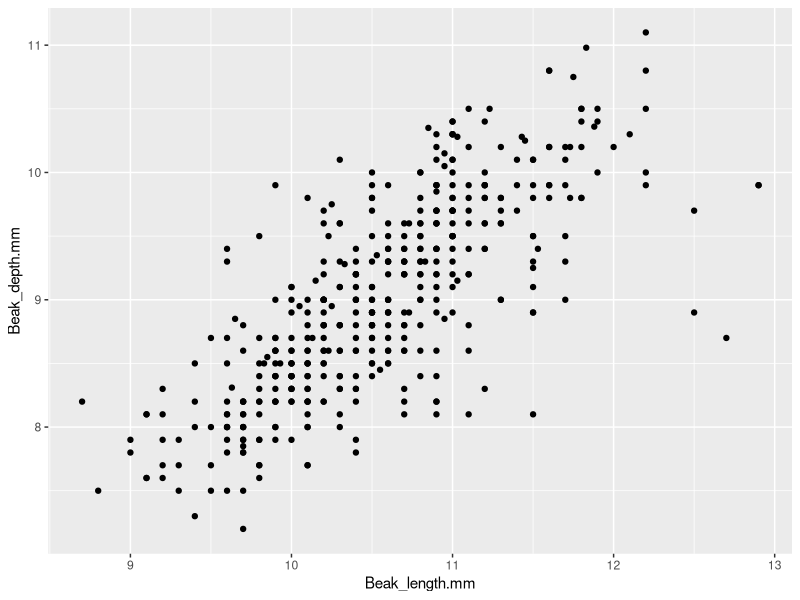
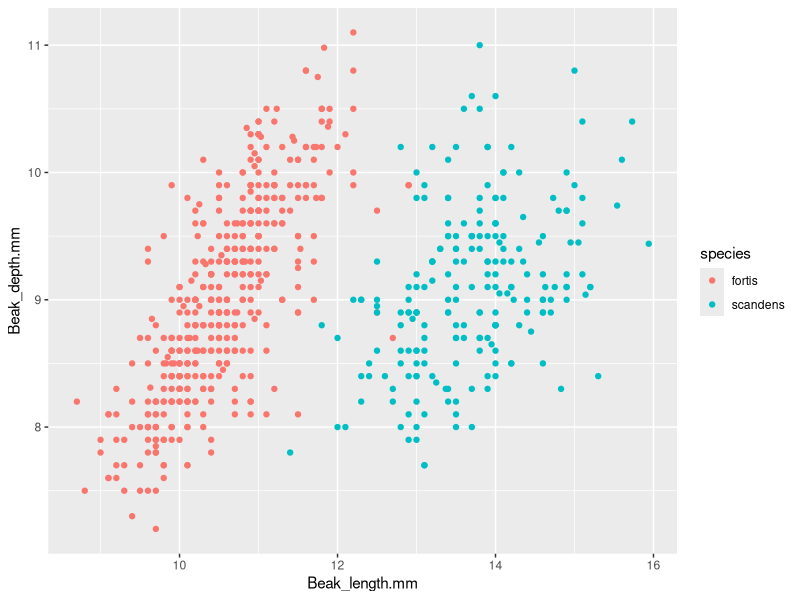
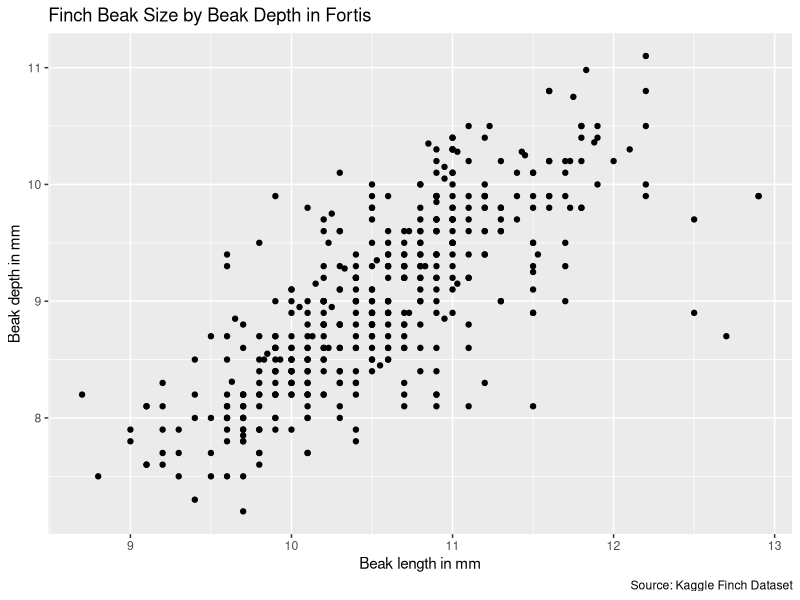
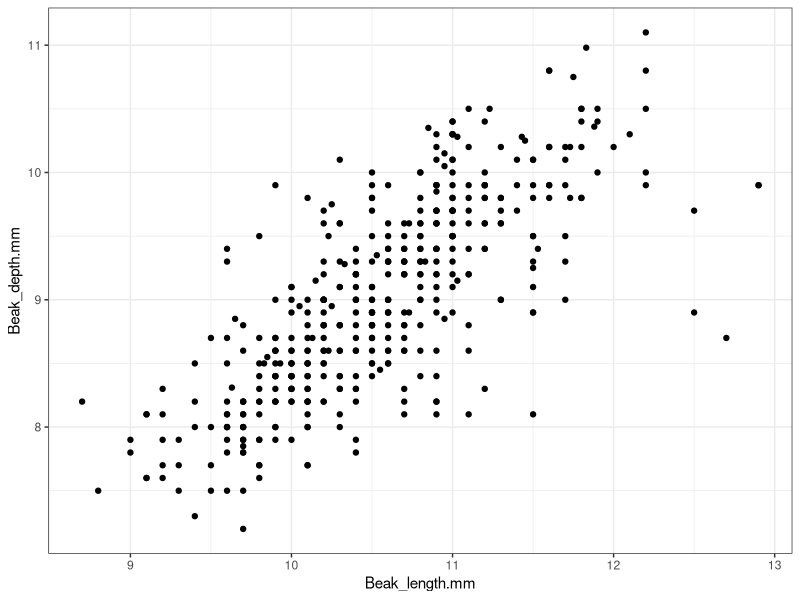
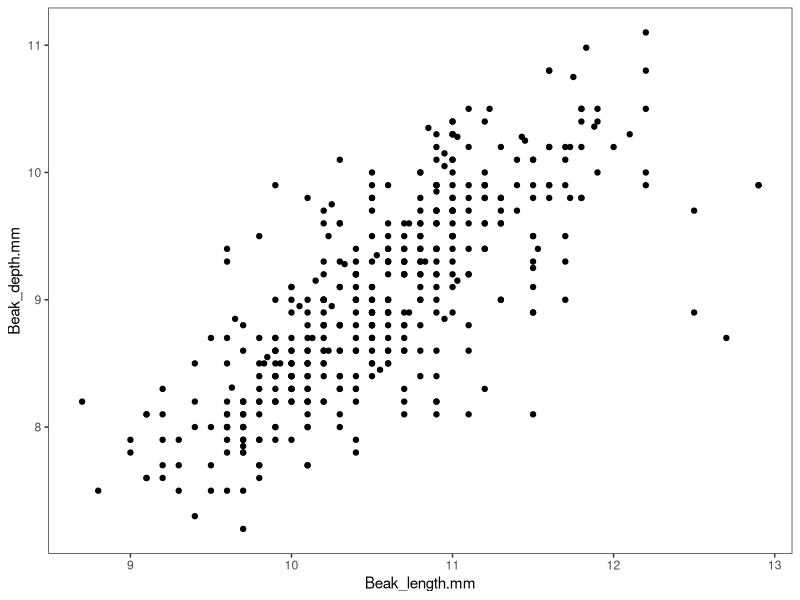
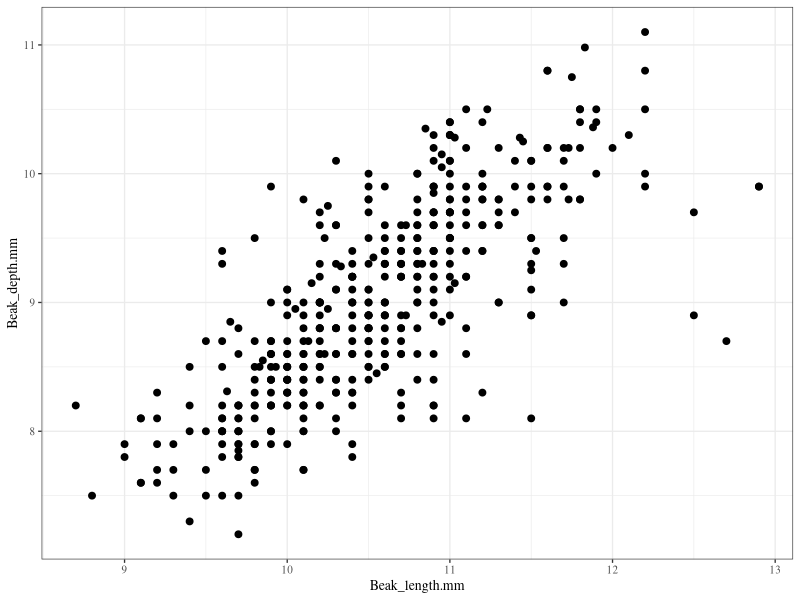
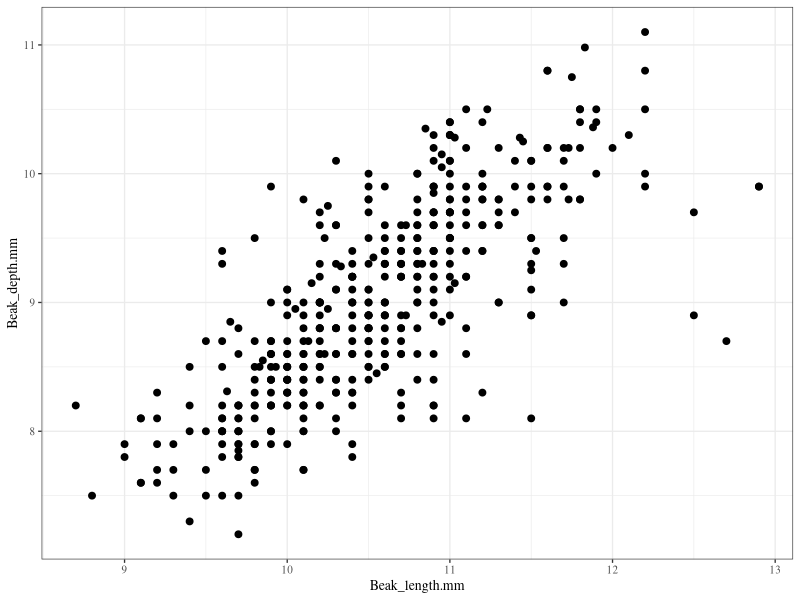
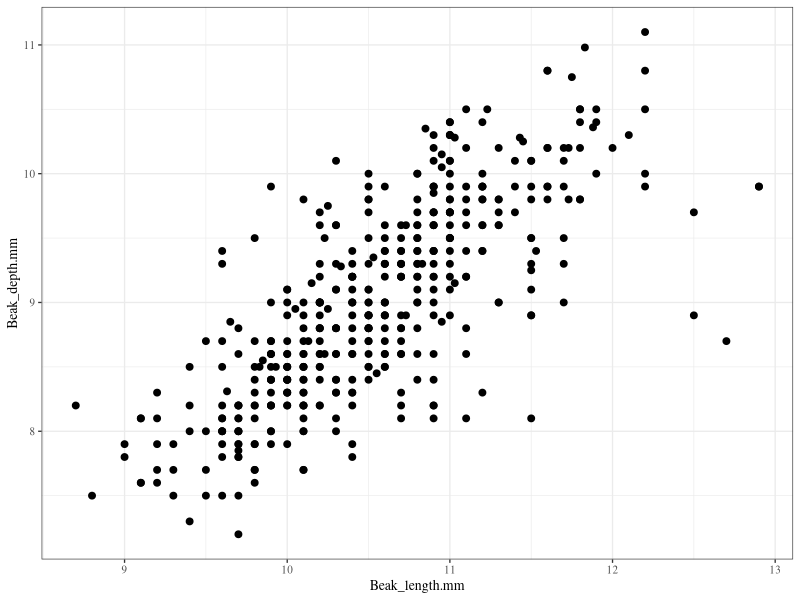

Recreate these plots in R, in order.
## ---- chunk 1
# The working directory needs setting to day1/03_session 

# let's load the tidyverse, which holds ggplot
library(tidyverse) 

# let's load the Finch data, it is actually four datasets
beak_t1<- read.csv("./data/finch_beaks_1975.csv")     # peak measurements in1 1975 for scandens / fortis
beak_t2<- read.csv("./data/finch_beaks_2012.csv")     # peak measurements in1 2012 for scandens / fortis
# fortis<- read.csv("./data/fortis_beak_depth_heredity.csv")      # species heredity info
# scandens<- read.csv("./data/scandens_beak_depth_heredity.csv")    # other species heredity info

## ---- chunk 2
# Add a new variable to each dataset to indicate the year
beak_t1 <- beak_t1 %>% mutate(year = 1975)
beak_t2 <- beak_t2 %>% mutate(year = 2012)

# Combine the datasets using bind_rows (dplyr::bind_rows())
finch_data <- bind_rows(beak_t1, beak_t2)

# View the combined dataset
head(finch_data)

## ---- chunk 3
# check the dataset is of the right format: here data.frame
class(finch_data)

# let's select the fortis data to plot
fortis_data<- finch_data %>% filter(species=="fortis")

# we start by specifying the dataset
ggplot(fortis_data, 
       # aesthetic layer: we specify what is the x-axis variable, and the y-axis variable
       aes(x = Beak_length.mm, y = Beak_depth.mm)
       ) + 
       # we specify that we want dots
       geom_point()

# Try plotting the 'scandens' data now based on the above

## ---- chunk 4

ggplot(finch_data, 
       # aesthetic layer: we separate groups by colour
       aes(x = Beak_length.mm, y = Beak_depth.mm, colour = species)) + 
       geom_point()

# Note we can group using size, alpha and shape parameters

## ---- chunk 5
ggplot(
  fortis_data, # another way to select the species 
  aes(x = Beak_length.mm, y = Beak_depth.mm)) + 
  geom_point() + 
  # Adding labels to a plot 
  labs( 
    x = "Beak length in mm",   # x-axis label
    y = "Beak depth in mm",    # y-axis label
    title = "Finch Beak Size by Beak Depth in Fortis",       
    caption = "Source: Kaggle Finch Dataset" # a good place to place the source of the data for instance
    )
## ---- chunk 6
# Apply a black-and-white theme 
ggplot(fortis_data, aes(x = Beak_length.mm, y = Beak_depth.mm)) + 
  geom_point() + 
  theme_bw()  

# Try theme_classic()

## ---- chunk 7
ggplot(fortis_data, aes(x = Beak_length.mm, y = Beak_depth.mm)) + 
  geom_point() + 
  theme_bw() + 
  theme( 
    # remove grids by specifying theme element_
    panel.grid.major = element_blank(), 
    panel.grid.minor = element_blank(), 
  )

## ---- chunk 8
ggplot(fortis_data, aes(x = Beak_length.mm, y = Beak_depth.mm)) + 
  geom_point(size=2) + 
  theme_bw(base_size = 10) + 
  theme(text = element_text(family = "serif"))

# Exercise

# Check ?theme_bw() and ?theme() to find out about theme_bw() and general theme parameters
# 1. assign the plot to a handle h
# 2. try different pre-defined themes with h+theme_*
# 3. change the default font family to "sans" (sans serif)
# 4. change the "face" of the font to "italic"
# 5. change the font size and dots' size so it is visible from 3 meters away (hint: size parameter for dots) 
# 6. add transparency to the dots so we can appreciate their density (hint: alpha parameter for dots)
# Alpha adjusts the transparency with a range of 0-1 with 1 being entirely opaque, 0 invisible

## ---- chunk 9
ggplot(fortis_data, aes(x = Beak_length.mm, y = Beak_depth.mm)) + 
  geom_point(size=2) + 
  theme_bw(base_size = 10) + 
  theme(text = element_text(family = "serif"))

# save to the working directory, specifying dots per inch, height and width in inches; more on this later
ggsave("figures/fortis_scatterplot.png", dpi = 300, height = 4, width = 5, units = "in")

# Open your plot, which is saved in the working directory, e.g. using the Files tab in the bottom right RStudio window, and take 2 seconds to marvel at your work
# Zoom in on the dots to appreciate the resolution

## ---- chunk 10
# 1. Got to the R Graph Gallery website
# 2. Browse through chart types
# 3. See whether you can change chart code to explore the Finch dataset 

